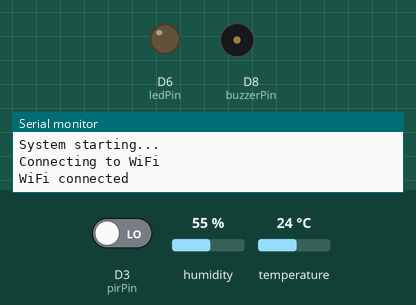
Recording of a sketch running on a simulated Arduino Uno R4 WiFi. Parts: output pins drawn as LEDs (lit = HIGH), buzzer (waves = sounding), the last lines printed to the serial monitor. Inputs (shaded band) come from the test bench; at power-on: D3 (pirPin) LOW, humidity 55 %, temperature 24 °C. WiFi joins after 1.5 s; servers stay silent unless stated.

Above: at 4.7 s.
4.8 s: D3 (pirPin) driven HIGH
At 5.4 s:
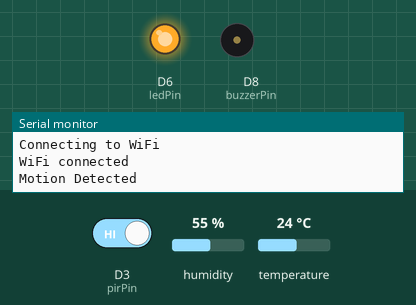
6.4 s: D3 (pirPin) driven LOW
At 7.8 s:
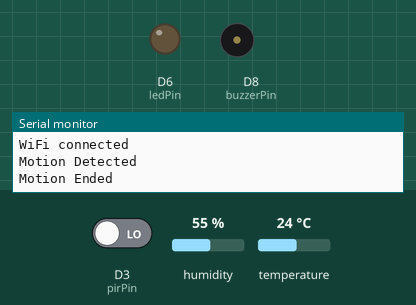
Timing chart, 0 to 9.4 s (numbered marks = the images above; inputs shaded):
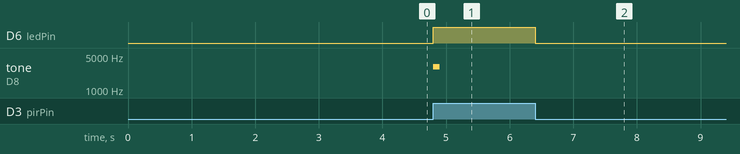

Measured:
- after the input at 4.8 s, D6 (ledPin): LOW → HIGH at once; tone on D8 (buzzerPin): silent → 3000 Hz at once, → silent 0.10 s later
- after the input at 6.4 s, D6 (ledPin): HIGH → LOW at once

The sketch:

sketch_dec30b_update_PIR_sensor.ino
```cpp
#include <WiFiS3.h>
#include <ThingSpeak.h>
#include <DHT.h>
#include <SoftwareSerial.h>

// ---------------- WiFi credentials ----------------
char ssid[] = "VM3321015";
char pass[] = "zearysueHbjwz5yk";

// ---------------- ThingSpeak ----------------
unsigned long channelID = 3215354;
const char* writeAPIKey = "NGCB9JOU2QPA0E2F";
WiFiClient client;

// ---------------- DHT11 ----------------
#define DHT_PIN 4
#define DHTTYPE DHT11
DHT dht(DHT_PIN, DHTTYPE);

// ---------------- PIR / LED / Buzzer ----------------
const int pirPin = 3;
const int ledPin = 6;
const int buzzerPin = 8;

int pirState = LOW;
unsigned long buzzerStartTime = 0;
unsigned long lastThingSpeakTime = 0;

const unsigned long buzzerDuration = 100;      // ms
const unsigned long thingSpeakInterval = 20000; // ms

// ---------------- Bluetooth (HC-05) ----------------
SoftwareSerial btSerial(10, 11); // RX, TX

void setup() {
  Serial.begin(9600);
  btSerial.begin(9600);

  pinMode(pirPin, INPUT);
  pinMode(ledPin, OUTPUT);
  pinMode(buzzerPin, OUTPUT);

  digitalWrite(ledPin, LOW);
  noTone(buzzerPin);

  Serial.println("System starting...");
  btSerial.println("BT_STATUS: Arduino ready");

  dht.begin();
  delay(2000);

  Serial.print("Connecting to WiFi");
  WiFi.begin(ssid, pass);
  while (WiFi.status() != WL_CONNECTED) {
    delay(1000);
    Serial.print(".");
  }
  Serial.println("\nWiFi connected");

  ThingSpeak.begin(client);
}

void loop() {
  unsigned long currentTime = millis();

  // -------- PIR SENSOR (EFFICIENT STATE-BASED LOGIC) --------
  int val = digitalRead(pirPin);

  // Motion started
  if (val == HIGH && pirState == LOW) {
    pirState = HIGH;

    digitalWrite(ledPin, HIGH);
    tone(buzzerPin, 3000);
    buzzerStartTime = currentTime;

    Serial.println("Motion Detected");
    btSerial.println("EVENT:MOTION_STARTED");
  }

  // Motion ended
  if (val == LOW && pirState == HIGH) {
    pirState = LOW;

    digitalWrite(ledPin, LOW);
    noTone(buzzerPin);

    Serial.println("Motion Ended");
    btSerial.println("EVENT:MOTION_ENDED");
  }

  // Stop buzzer after short duration
  if (currentTime - buzzerStartTime >= buzzerDuration) {
    noTone(buzzerPin);
  }

  // -------- DHT11 + ThingSpeak --------
  if (currentTime - lastThingSpeakTime >= thingSpeakInterval) {
    lastThingSpeakTime = currentTime;

    float temperature = dht.readTemperature();
    float humidity = dht.readHumidity();

    if (!isnan(temperature) && !isnan(humidity)) {

      btSerial.print("DATA:");
      btSerial.print(temperature);
      btSerial.print(",");
      btSerial.println(humidity);

      ThingSpeak.setField(1, temperature);
      ThingSpeak.setField(2, humidity);

      int response = ThingSpeak.writeFields(channelID, writeAPIKey);

      Serial.print("Temp: ");
      Serial.print(temperature);
      Serial.print(" °C | Humidity: ");
      Serial.print(humidity);
      Serial.print(" % | ThingSpeak: ");

      if (response == 200) {
        Serial.println("OK");
      } else {
        Serial.println("Error " + String(response));
      }
    } else {
      Serial.println("DHT11 read failed");
    }
  }
}
```
